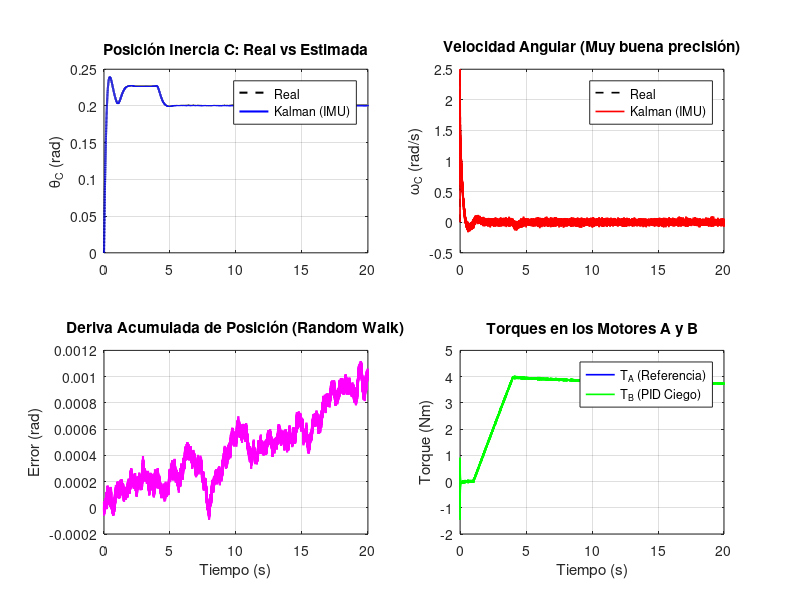

The MATLAB source for this figure:
% =========================================================================
% SIMULACIÓN CON MÉTRICAS Y PLOTS: SISTEMA DE 3 INERCIAS (IMU-ONLY)
% =========================================================================

%Funciona pero cuando el control es lento solamente
clc; clear; close all;

%% 1. PARÁMETROS MECÁNICOS Y ELÉCTRICOS
d = 0.005; 
L = 0.15; 
G = 79.3e9;
J_polar = (pi * d^4) / 32;
k_full = (G * J_polar) / L;      
c_full = 0.05;                   

k1 = 2*k_full;  c1 = 2*c_full;   
k2 = 2*k_full;  c2 = 2*c_full;   

J_A = 4e-4;    
J_B = 3e-4;    
J_C = 5e-5;    

b_A = 0.02;    
b_B = 0.02;    

Kt_A = 0.06;   
Kt_B = 0.05;   

M = diag([J_A, J_C, J_B]);
K = [ k1,      -k1,      0;
      -k1,   k1+k2,    -k2;
        0,     -k2,     k2];

bw_driver       = 200;
bw_imu          = 150;

%% 2. CONFIGURACIÓN TEMPORAL Y PERFIL DE TORQUE ABIERTO
fs_sim = 5000; 
dt_sim = 1/fs_sim; 
T_sim = 20;   
t = (0:dt_sim:T_sim-dt_sim)'; 
N = length(t);

t_ramp_ini = 1.0; 
t_ramp_fin = 4.0;
idx_r1 = find(t >= t_ramp_ini, 1, 'first');
idx_r2 = find(t >= t_ramp_fin, 1, 'first');

T_A_ref = zeros(N,1);
T_A_ref(idx_r1:idx_r2) = linspace(0, 4.0, idx_r2-idx_r1+1)';
T_A_ref(idx_r2:end) = 4.0;

tau_drv = 1/(2*pi*bw_driver);       
alpha_drv = dt_sim / (tau_drv + dt_sim);        

%% 3. INICIALIZACIÓN LAZO CERRADO Y FILTRO DE KALMAN
Ac6 = [0, 1, 0, 0, 0, 0;
      -k1/J_A, -(c1+b_A)/J_A,  k1/J_A,  c1/J_A, 0, 0;
       0, 0, 0, 1, 0, 0;
       k1/J_C,  c1/J_C, -(k1+k2)/J_C, -(c1+c2)/J_C,  k2/J_C,  c2/J_C;
       0, 0, 0, 0, 0, 1;
       0, 0, k2/J_B, c2/J_B, -k2/J_B, -(c2+b_B)/J_B];
Bc6 = [0,0; 1/J_A,0; 0,0; 0,0; 0,0; 0,-1/J_B];
Maug6d = expm([Ac6, Bc6; zeros(2, 8)]*dt_sim);
Ad6 = Maug6d(1:6, 1:6); 
Bd6 = Maug6d(1:6, 7:8);

x6 = zeros(6, N);
I_A_true = zeros(N,1); T_A_true = zeros(N,1); 
I_B_true = zeros(N,1); T_B_true = zeros(N,1);
heatA = zeros(N,1); heatB = zeros(N,1);
I_A_rated = 4.0/Kt_A; I_B_rated = 3.0/Kt_B;
tau_thermal = 10; alpha_th = dt_sim / (tau_thermal + dt_sim);
kt_drift_A = 0.08; kt_drift_B = 0.08;

% --- FILTRO DE KALMAN (IMU-Only) ---
Ac8 = [0, 1, 0, 0, 0, 0, 0, 0;
      -k1/J_A, -(c1+b_A)/J_A,  k1/J_A,  c1/J_A, 0, 0, 1/J_A, 0; 
       0, 0, 0, 1, 0, 0, 0, 0;
       k1/J_C,  c1/J_C, -(k1+k2)/J_C, -(c1+c2)/J_C,  k2/J_C,  c2/J_C, 0, 0;
       0, 0, 0, 0, 0, 1, 0, 0;
       0, 0, k2/J_B, c2/J_B, -k2/J_B, -(c2+b_B)/J_B, 0, -1/J_B; 
       0, 0, 0, 0, 0, 0, 0, 0;
       0, 0, 0, 0, 0, 0, 0, 0];

nx = 12; 
Ac12 = zeros(nx,nx);
Ac12(1:8,1:8) = Ac8;
Adk = expm(Ac12*dt_sim); 

H_imu = zeros(3, nx);
H_imu(1, 2) = 1; % w_A
H_imu(2, 4) = 1; % w_C
H_imu(3, 6) = 1; % w_B

noise_gyro_std = 0.02;
tau_imu = 1/(2*pi*bw_imu); alpha_imu = dt_sim/(tau_imu+dt_sim);
var_imu = noise_gyro_std^2 * alpha_imu/(2-alpha_imu);

R_imu = diag([var_imu, var_imu, var_imu]);
Q = diag([1e-10, 5e-5, 1e-10, 5e-5, 1e-10, 5e-5, 0.01*dt_sim, 0.01*dt_sim, 1e-5*dt_sim, 1e-5*dt_sim, 1e-8, 1e-8]);

x_est = zeros(nx,1);
P = diag([1e-4, 1, 1e-4, 1, 1e-4, 1, 10, 10, 1, 1, 1, 1]);
X_hist = zeros(nx, N);

T_A_cmd = zeros(N,1);
Kp_pos = 15; Ki_pos = 50; Kd_pos = 2.0; 
integral_max = 10; theta_C_target = 0.2; theta_err_int = 0;

max_angle_rad = 135 * (pi / 180);       
max_speed_rads = 1000 * (2*pi / 60);    
max_torque_Nm = 8.0;                    
system_fault = false;
fault_time = NaN;

%% 4. BUCLE EN TIEMPO REAL
for i = 2:N
    if ~system_fault
        T_AC_prev = k1*(x6(1,i-1)-x6(3,i-1)) + c1*(x6(2,i-1)-x6(4,i-1));
        T_CB_prev = k2*(x6(3,i-1)-x6(5,i-1)) + c2*(x6(4,i-1)-x6(6,i-1));
        
        if abs(x6(1,i-1)) >= max_angle_rad || abs(x6(5,i-1)) >= max_angle_rad || ...
           abs(x6(2,i-1)) >= max_speed_rads || abs(x6(6,i-1)) >= max_speed_rads || ...
           abs(T_A_true(i-1)) >= max_torque_Nm || abs(T_B_true(i-1)) >= max_torque_Nm || ...
           abs(T_AC_prev) >= max_torque_Nm || abs(T_CB_prev) >= max_torque_Nm
            system_fault = true;
            fault_time = t(i);
        end
    end

    if system_fault
        T_A_cmd(i) = 0; I_A_ref_i = 0;
        T_B_cmd_i = 0; I_B_ref_i = 0;
    else
        biasA_estimado = x_est(9); 
        T_A_cmd(i) = T_A_ref(i) + biasA_estimado; 
        I_A_ref_i = T_A_cmd(i) / Kt_A;
        
        % Control PID usando la estimación ciega de Kalman
        theta_err = theta_C_target - x_est(3); 
        theta_err_int = max(min(theta_err_int + dt_sim*theta_err, integral_max), -integral_max);
        T_B_cmd_i = -(Kp_pos*theta_err + Ki_pos*theta_err_int + Kd_pos*(0 - x_est(4)));
        I_B_ref_i = T_B_cmd_i / Kt_B;
    end
    
    I_A_true(i) = I_A_true(i-1) + alpha_drv*(I_A_ref_i - I_A_true(i-1));
    heatA(i) = heatA(i-1) + alpha_th*((I_A_true(i)/I_A_rated)^2 - heatA(i-1));
    Kt_A_actual = Kt_A * (1 - kt_drift_A*heatA(i));
    T_A_true(i) = Kt_A_actual * I_A_true(i);

    I_B_true(i) = I_B_true(i-1) + alpha_drv*(I_B_ref_i - I_B_true(i-1));
    heatB(i) = heatB(i-1) + alpha_th*((I_B_true(i)/I_B_rated)^2 - heatB(i-1));
    Kt_B_actual = Kt_B * (1 - kt_drift_B*heatB(i));
    T_B_true(i) = Kt_B_actual * I_B_true(i);

    u_plant = [T_A_true(i); T_B_true(i)];
    x6(:,i) = Ad6*x6(:,i-1) + Bd6*u_plant; 

    % Mediciones IMU
    wA_raw = x6(2,i) + noise_gyro_std*randn;
    wC_raw = x6(4,i) + noise_gyro_std*randn;
    wB_raw = x6(6,i) + noise_gyro_std*randn;
    z_imu = [wA_raw; wC_raw; wB_raw];

    % Kalman Update
    x_pred = Adk*x_est;
    P_pred = Adk*P*Adk' + Q;
    y_innov = z_imu - H_imu*x_pred;
    S = H_imu*P_pred*H_imu' + R_imu;
    K = (P_pred*H_imu') / S;
    x_est = x_pred + K*y_innov;
    P = (eye(nx) - K*H_imu)*P_pred;
    X_hist(:,i) = x_est;
end

%% 5. CÁLCULO DE MÉTRICAS DE DESEMPEÑO
theta_C_true = x6(3,:)'; 
omega_C_true = x6(4,:)';
thetaC_kf = X_hist(3,:)'; 
omegaC_kf = X_hist(4,:)';

pos_error = theta_C_true - thetaC_kf;
rms_pos_error = sqrt(mean(pos_error.^2));
max_drift = abs(theta_C_true(end) - thetaC_kf(end));
max_speed_sys = max(abs(x6(2,:)));
max_torque_sys = max(abs(T_A_true));

fprintf('\n=========================================\n');
fprintf('       MÉTRICAS DEL EXPERIMENTO IMU-ONLY   \n');
fprintf('=========================================\n');
if system_fault
    fprintf('Estado del Sistema : FALLÓ a los %.3f s\n', fault_time);
else
    fprintf('Estado del Sistema : Completado sin disparo\n');
end
fprintf('Error RMS de Posición (theta_C) : %.4f rad\n', rms_pos_error);
fprintf('Deriva de Posición Final        : %.4f rad\n', max_drift);
fprintf('Velocidad Máxima Registrada     : %.2f rad/s\n', max_speed_sys);
fprintf('Torque Máximo en Motor A        : %.2f Nm\n', max_torque_sys);
fprintf('=========================================\n\n');

%% 6. PLOTS Y PANEL DE RESULTADOS MÚLTIPLES
figure('Name', 'Analisis de Observabilidad IMU-Only', 'Color', 'w', 'Position', [50, 50, 1100, 750]);

% Gráfico 1: Posición Real vs Estimada por Kalman
subplot(2,2,1);
plot(t, theta_C_true, 'k--', 'LineWidth', 1.5); hold on;
plot(t, thetaC_kf, 'b-', 'LineWidth', 1.5);
if system_fault, xline(fault_time, 'r--', 'Falla', 'LineWidth', 1.5); end
ylabel('\theta_C (rad)'); title('Posición Inercia C: Real vs Estimada');
legend('Real', 'Kalman (IMU)', 'Location', 'best'); grid on;

% Gráfico 2: Velocidad Angular Real vs Estimada
subplot(2,2,2);
plot(t, omega_C_true, 'k--', 'LineWidth', 1.2); hold on;
plot(t, omegaC_kf, 'r-', 'LineWidth', 1.2);
ylabel('\omega_C (rad/s)'); title('Velocidad Angular (Muy buena precisión)');
legend('Real', 'Kalman (IMU)', 'Location', 'best'); grid on;

% Gráfico 3: Error de Estimación de Posición
subplot(2,2,3);
plot(t, pos_error, 'm-', 'LineWidth', 1.5);
ylabel('Error (rad)'); xlabel('Tiempo (s)');
title('Deriva Acumulada de Posición (Random Walk)');
grid on;

% Gráfico 4: Señales de Control / Torques Aplicados
subplot(2,2,4);
plot(t, T_A_true, 'b-', 'LineWidth', 1.2); hold on;
plot(t, T_B_true, 'g-', 'LineWidth', 1.2);
ylabel('Torque (Nm)'); xlabel('Tiempo (s)');
title('Torques en los Motores A y B');
legend('T_A (Referencia)', 'T_B (PID Ciego)', 'Location', 'best'); grid on;

%% ANÁLISIS DE OBSERVABILIDAD MATEMÁTICA
% Extraemos la matriz de transición de estados discreta (Adk) y la matriz H
% (Usaremos la parte lineal principal de 8 estados para simplificar el análisis analítico)
A_obs = Adk(1:8, 1:8);
H_obs = H_imu(:, 1:8);

% Construcción de la matriz de observabilidad de Kalman: O = [H; H*A; H*A^2; ...; H*A^(n-1)]
O_matrix = obsv(A_obs, H_obs);

% Cálculo del rango
n_states = size(A_obs, 1);
rank_O = rank(O_matrix);

fprintf('\n=========================================\n');
fprintf('     ANÁLISIS TEÓRICO DE OBSERVABILIDAD  \n');
fprintf('=========================================\n');
fprintf('Número total de estados analizados : %d\n', n_states);
fprintf('Rango de la matriz de observabilidad: %d\n', rank_O);
if rank_O < n_states
    fprintf('>> CONCLUSIÓN: El sistema es NO OBSERVABLE.\n');
    fprintf('Faltan %d estados por ser observados (las posiciones absolutas).\n', n_states - rank_O);
else
    fprintf('>> CONCLUSIÓN: El sistema es completamente observable.\n');
end
fprintf('=========================================\n\n');
